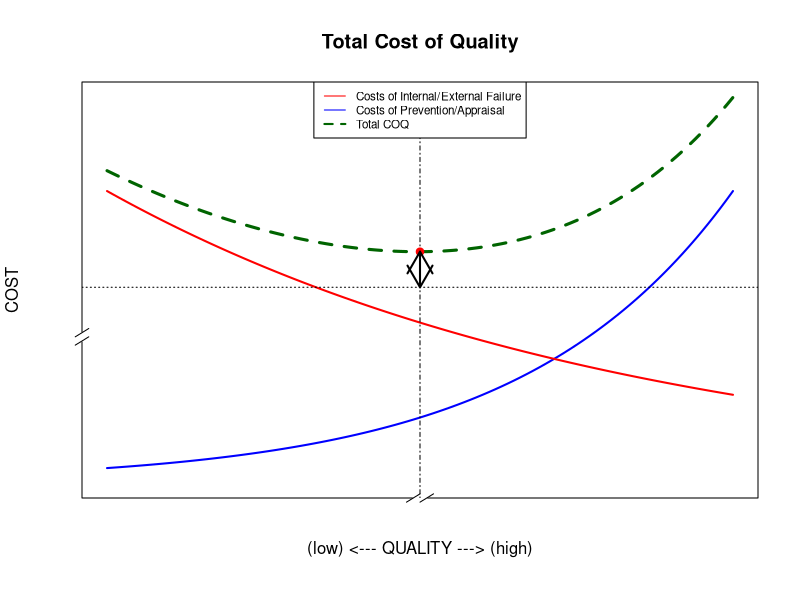

The R script that drew this image:
# cost of quality

library(plotrix)  # for the axis.break function

x = 0:100


# add factor to compress or stretch COQ curves
# regular k = 1, compressed k = 0.5, very compressed k = 0.3, stretched k = 2
k = 0.3



pa = exp(k*x/10)
PA = pa/max(pa)  # mock data for Prevention and Appraisal costs

IEF = 1/exp(k*x/25)  # mock data for Internal and External Failure costs

# combine PA and IEF for Total COQ

TotalCOQ = PA + IEF + 0.02  # the offset is only for visibility on the graph
min.TCOQ = min(TotalCOQ)



# Exploratory only
# plot(x,k)
# plot(x,PA); lines(x,IEF); lines(x,PA1, col = 'red'); lines(x,IEF1, col = 'blue')

# diagnostic only
# max(PA)
# max(IEF)
# max(TotalCOQ)


#-----------------------------------------------------------
# create plot
#-----------------------------------------------------------

plot(x, PA, type = 'l', lwd = 2, col = 'blue', axes = FALSE, 
     xlim = c(0,100), ylim = c(0, max(TotalCOQ)),
     xlab = "(low) <--- QUALITY ---> (high)\n", ylab = "COST"); box()

# add breaks in x and y axes

axis.break(axis=1, breakpos = median(x), style = 'slash')
axis.break(axis=2, breakpos = max(PA)/2, style = 'slash')

# add lines for IEF and TotalCOQ

lines(x, IEF, type = 'l', lwd = 2, col = 'red')
lines(x, TotalCOQ, type = 'l', lty = 2, lwd = 3, col = 'darkgreen')

# add line and point showing minimum Total Cost of Quality

xmin.TCOQ = x[TotalCOQ == min.TCOQ]
abline(v = xmin.TCOQ, lty = 4)
points(xmin.TCOQ, min.TCOQ, col = 'red', pch = 19)

# add horizontal line showing margin

cost.margin = 0.67*max(PA)
abline(h = cost.margin, lty = 9)

# add legend to plot

leg.txt <- c("Costs of Internal/External Failure", "Costs of Prevention/Appraisal", "Total COQ")
legend("top", leg.txt, col = c('red','blue','darkgreen'), cex = 0.7, 
       lty = c(1,1,2), lwd = c(1,1,2))
title("Total Cost of Quality")


# OPTIONAL
# add vertical arrow showing net margin after Total COQ

arrows(x0 = xmin.TCOQ, y0 = min.TCOQ, 
       x1 = xmin.TCOQ, y1 = cost.margin, 
       code = 3, lwd = 2) 


#-----------------------------------------------------------


?legend
?mtext
?axis
?lines
?arrows
?plot

##### END CODE #####
